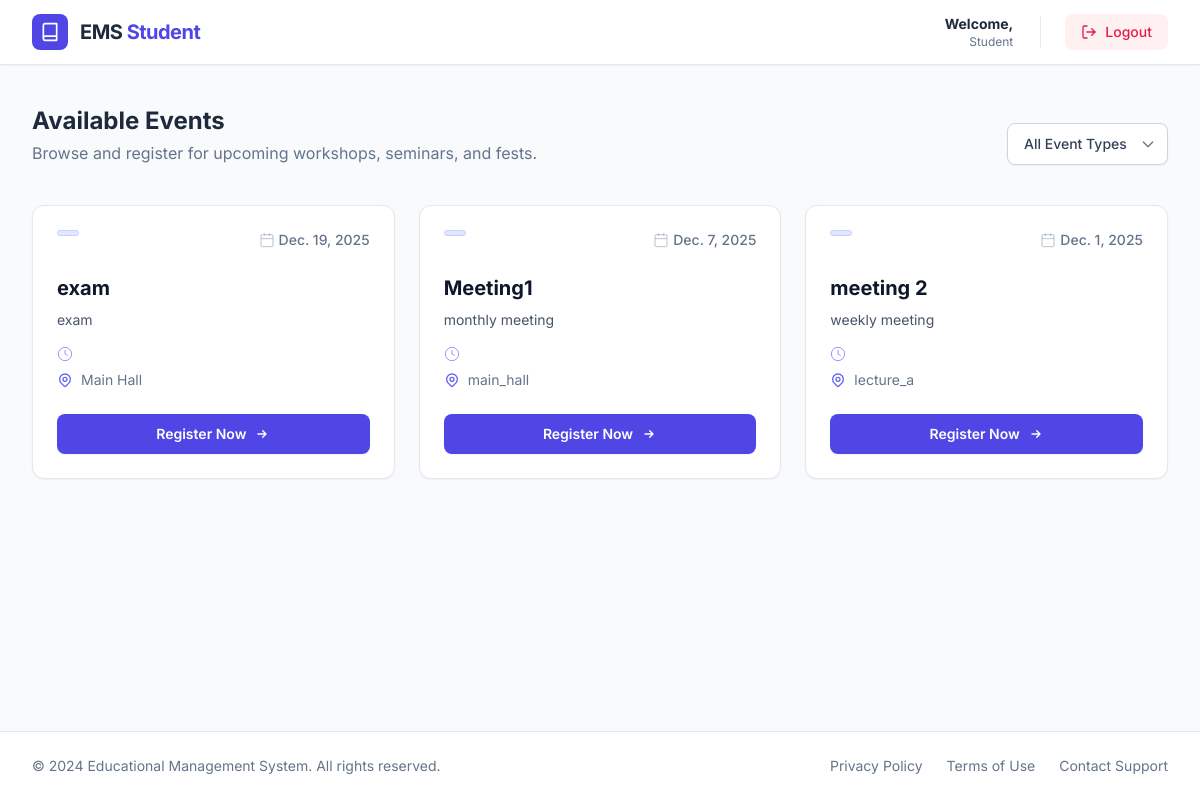
Before: /student_dashboard/ (signed in) with the older database file.
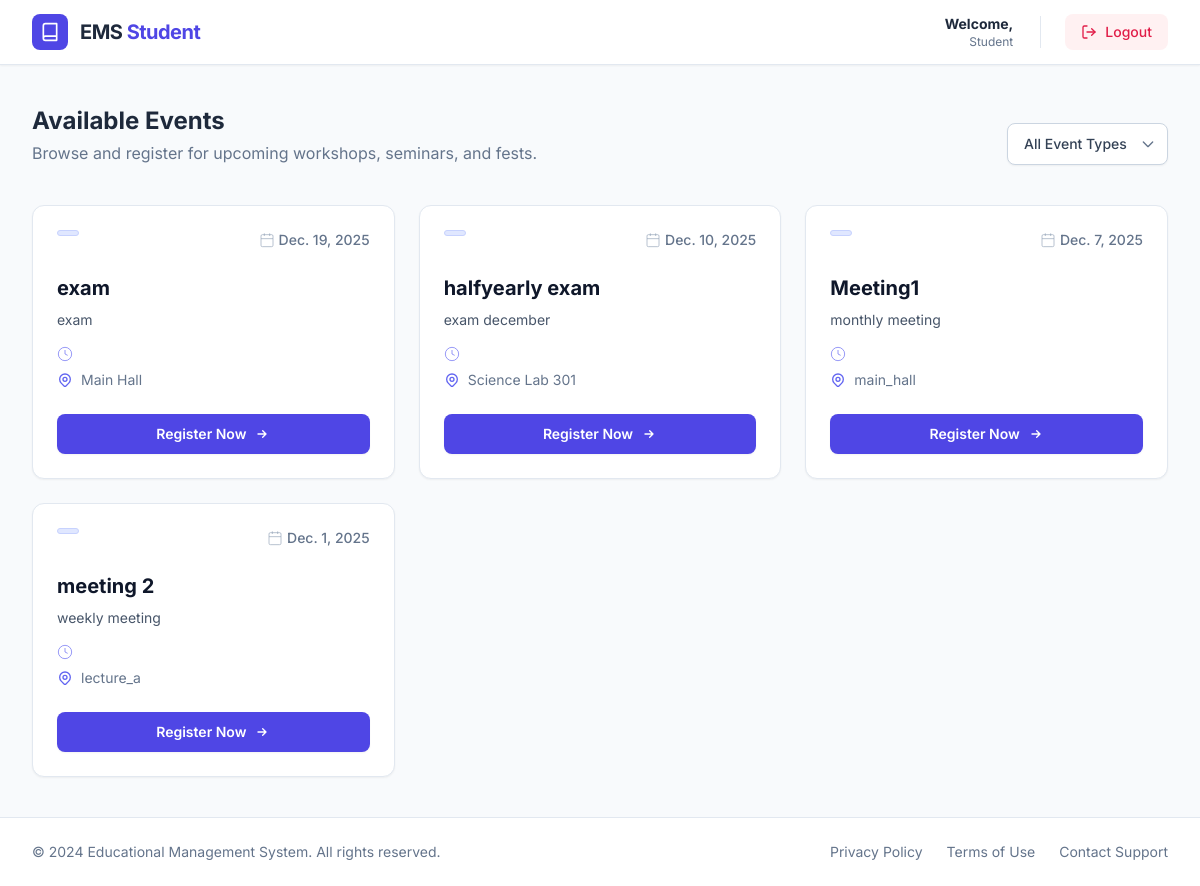
After: the same page with the newer database file.
### userapp/models.py (models this page shows, shortened)
class Event(models.Model):
    title = models.CharField(max_length=200)
    description = models.TextField()
    EVENT_TYPE_CHOICES = (
        ('workshop', 'Workshop'),
        ('seminar', 'Seminar'),
        ('cultural_fest', 'Cultural Fest'),
        ('sports_event', 'Sports Event'),
        ('club_event', 'Club Event'),
        ('exam_related', 'Exam Related'),
    )
    event_type = models.CharField(max_length=50, choices=EVENT_TYPE_CHOICES)
    department = models.CharField(max_length=100)
    date = models.DateField()
    start_time = models.TimeField()
    end_time = models.TimeField()
    venue = models.CharField(max_length=150)
    staff_coordinators = models.CharField(max_length=255)
    equipment_required = models.TextField(blank=True, null=True)
    STATUS_CHOICES = (
        ('pending', 'Pending'),
        ('approved', 'Approved'),
        ('rejected', 'Rejected'),
    )
    status = models.CharField(max_length=20, choices=STATUS_CHOICES, default='pending')
    created_by_id = models.IntegerField()

### userapp/views.py (the view)
# urls.py: path('student_dashboard/', views.student_dashboard, name='student_dashboard'),
def student_dashboard(request):
    if request.session.get('user_role') != 'student':
        return redirect('login')
    events = Event.objects.filter(status='approved').order_by('-date')
    return render(request, 'student_dashboard.html', {'events': events})

### templates/student_dashboard.html (shortened to what the changed rows need)
<!DOCTYPE html>
<html lang="en">
<head>
    <script src="https://cdn.tailwindcss.com"></script>
</head>
<body class="bg-slate-50 min-h-screen flex flex-col">
    <main class="flex-grow max-w-7xl mx-auto px-4 sm:px-6 lg:px-8 py-10 w-full">
        <div class="flex flex-col md:flex-row md:items-end justify-between gap-4 mb-10">
            <div>
                <h1 class="text-2xl font-bold text-slate-800">Available Events</h1>
            </div>
        </div>
        <div class="grid grid-cols-1 md:grid-cols-2 lg:grid-cols-3 gap-6">
            {% for event in events %}
            <div class="bg-white rounded-xl shadow-sm border border-slate-200 overflow-hidden hover:shadow-md transition-all-300 flex flex-col h-full">
                <div class="p-6 pb-0 flex justify-between items-start">
                    <span class="inline-flex items-center px-2.5 py-0.5 rounded-full text-xs font-medium bg-indigo-100 text-indigo-800 border border-indigo-200">
                    </span>
                    <div class="flex items-center text-slate-500 text-sm font-medium">
                        <svg xmlns="http://www.w3.org/2000/svg" class="h-4 w-4 mr-1 text-slate-400" fill="none" viewBox="0 0 24 24" stroke="currentColor"><rect x="3" y="4" width="18" height="18" rx="2" ry="2"/><line x1="16" y1="2" x2="16" y2="6"/><line x1="8" y1="2" x2="8" y2="6"/><line x1="3" y1="10" x2="21" y2="10"/></svg>
                        {{ event.date }}
                    </div>
                </div>
                <div class="p-6 flex-grow">
                    <h3 class="text-xl font-bold text-slate-900 mb-2 line-clamp-1">{{ event.title }}</h3>
                    <p class="text-slate-600 text-sm line-clamp-3 mb-4">
                        {{ event.description }}
                    </p>
                    <div class="space-y-2">
                        <div class="flex items-center text-sm text-slate-500">
                            <svg xmlns="http://www.w3.org/2000/svg" class="h-4 w-4 mr-2 text-indigo-500" fill="none" viewBox="0 0 24 24" stroke="currentColor"><circle cx="12" cy="12" r="10"/><polyline points="12 6 12 12 16 14"/></svg>
                        </div>
                        <div class="flex items-center text-sm text-slate-500">
                            {{ event.venue }}
                        </div>
                    </div>
                </div>
                <div class="p-6 pt-0 mt-auto">
                    <form method="POST" action="{% url 'register_for_event' event.id %}">
                        <button type="submit" class="w-full py-2.5 px-4 bg-indigo-600 hover:bg-indigo-700 text-white text-sm font-semibold rounded-lg shadow-sm hover:shadow transition-all transform active:scale-95 flex justify-center items-center gap-2">
                            Register Now
                            <svg xmlns="http://www.w3.org/2000/svg" class="h-4 w-4" fill="none" viewBox="0 0 24 24" stroke="currentColor"><path stroke-linecap="round" stroke-linejoin="round" stroke-width="2" d="M13 7l5 5m0 0l-5 5m5-5H6" /></svg>
                        </button>
                    </form>
                </div>
            </div>
            {% endfor %}
        </div>
    </main>
</body>
</html>

Changed rows visible on the page:
added Event: date "Dec. 10, 2025", title "halfyearly exam", description "exam december", venue "Science Lab 301"
